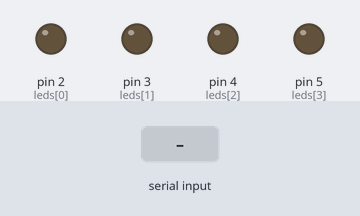
A sketch run on a simulated Arduino Uno, built with avr-gcc and run on an emulated ATmega328P. Shown: output pins drawn as LEDs (lit = HIGH). The inputs (shaded band) are chosen by the test bench. What the sketch prints to the serial monitor is not drawn.

Above: at 1.2 s.
1.3 s: byte 30 received over Serial
At 1.6 s:
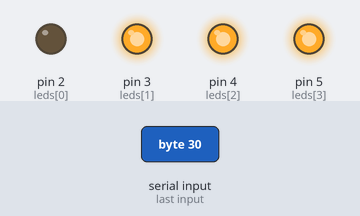
3.8 s: byte 90 received over Serial
At 4.6 s:
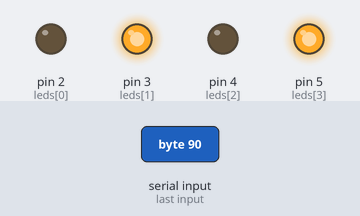
6.3 s: byte 120 received over Serial
At 6.6 s:
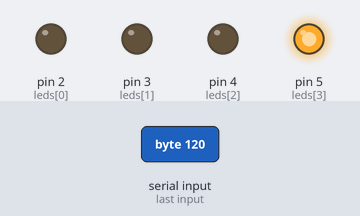
Timing chart, 0 to 9.3 s (numbered marks = the images above; inputs shaded):
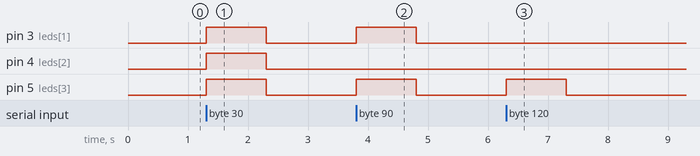

The sketch:

receptor.ino
```cpp
// Arduino Receptor
int leds[4] = {2, 3, 4, 5}; // Pines para representar en binario

void setup() {
  Serial.begin(9600);
  for (int i = 0; i < 4; i++) {
    pinMode(leds[i], OUTPUT); // Configura los LEDs como salida
  }
}

void loop() {
  if (Serial.available() > 0) {
    int numeroRecibido = Serial.read(); // Lee el número enviado por el emisor

    // Muestra el número en binario usando los LEDs
    for (int i = 0; i < 4; i++) {
      digitalWrite(leds[i], (numeroRecibido >> i) & 0x01); // Ajusta cada LED
    }

    delay(1000); // Mantiene el número mostrado durante 1 segundo

    // Apaga los LEDs después de un segundo
    for (int i = 0; i < 4; i++) {
      digitalWrite(leds[i], LOW);
    }

    delay(1000); // Pausa breve antes de enviar la confirmación

    Serial.write(1); // Envía confirmación de recepción al emisor
  }
}
```

Measured:
- after the input at 1.3 s, pin 3 (leds[1]), pin 4 (leds[2]), pin 5 (leds[3]): LOW → HIGH at once, → LOW 1.0 s later
- after the input at 3.8 s, pin 3 (leds[1]), pin 5 (leds[3]): LOW → HIGH at once, → LOW 1.0 s later
- after the input at 6.3 s, pin 5 (leds[3]): LOW → HIGH at once, → LOW 1.0 s later
